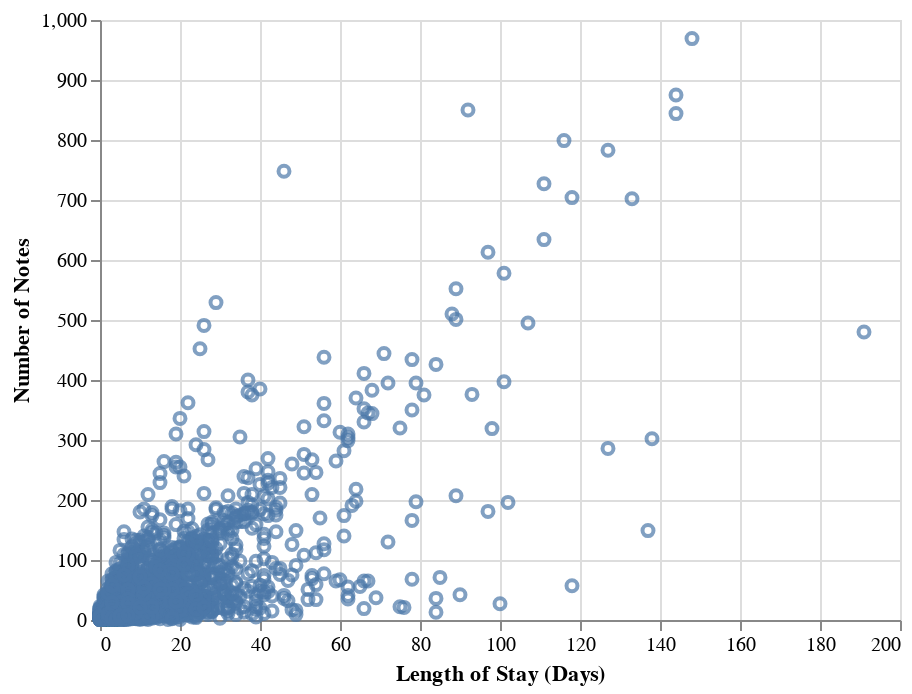

The code cell stored with this chart in its notebook:
### Code cell
alt.Chart(los_v_num_notes.sample(frac=.08, random_state=seed)).mark_point().encode(
    x=alt.X('los', axis=alt.Axis(title='Length of Stay (Days)')),
    y=alt.Y('text', axis=alt.Axis(title='Number of Notes')))

### Figure 1 — Vega-Lite specification as saved in the notebook (floating-point values rounded to 4 significant figures; data arrays with more than 128 entries replaced by an {"elided": "..."} marker saying what was removed)
{"$schema": "https://vega.github.io/schema/vega-lite/v3.3.0.json", "config": {"mark": {"tooltip": null}, "view": {"height": 300, "width": 400}}, "data": {"name": "data-18252fe4696e81ee7eaa13f130ff149d"}, "datasets": {"data-18252fe4696e81ee7eaa13f130ff149d": {"elided": "4669 records"}}, "encoding": {"x": {"axis": {"title": "Length of Stay (Days)"}, "field": "los", "type": "quantitative"}, "y": {"axis": {"title": "Number of Notes"}, "field": "text", "type": "quantitative"}}, "mark": "point"}
